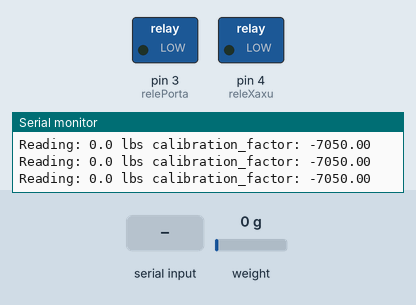
Recording of a sketch running on a simulated Arduino Uno, built with avr-gcc and run on an emulated ATmega328P. On the bench: switched loads named in the sketch (green lamp = pin HIGH), the last lines printed to the serial monitor. The inputs (shaded band) are chosen by the test bench; at power-on: weight on the scale 0 g.

Above: at 3.2 s.
3.3 s: "+" received over the second serial link
At 3.8 s:
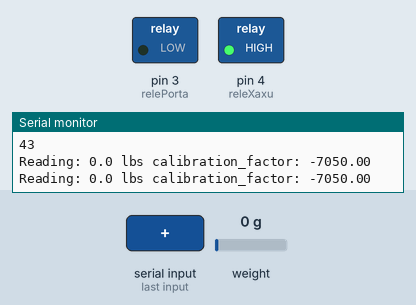
Timing chart, 0 to 6.3 s (numbered marks = the images above; inputs shaded):
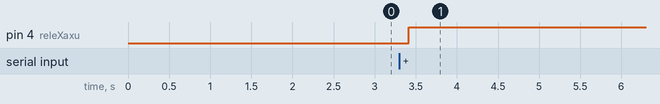

The sketch:

projeto_final.ino
```cpp
#include <RDM6300.h>


#include "HX711.h"

#include <Stepper.h>
#include <SoftwareSerial.h>
#include <SPI.h>
#include <MFRC522.h>


SoftwareSerial RFID(8, 9);


int relePorta=3;
int releXaxu=4;

int peso=0;


#define DOUT  6
#define CLK  7


HX711 scale(DOUT, CLK);

float calibration_factor = -7050; //-7050 worked for my 440lb max scale setup


void scaleSetup() {

  Serial.println("HX711 calibration sketch");
  Serial.println("Remove all weight from scale");
  Serial.println("After readings begin, place known weight on scale");
  Serial.println("Press + or a to increase calibration factor");
  Serial.println("Press - or z to decrease calibration factor");

  scale.set_scale();
  scale.tare(); //Reset the scale to 0

  long zero_factor = scale.read_average(); //Get a baseline reading
  Serial.print("Zero factor: "); //This can be used to remove the need to tare the scale. Useful in permanent scale projects.
  Serial.println(zero_factor);
}


void setup()
{

   pinMode(relePorta, OUTPUT);
    pinMode(releXaxu, OUTPUT);

  scaleSetup();


 RFID.begin(9600);
  //lcd.InitLCD(); //Intializing LCD
  Serial.begin(9600);

}


void loopScale() {

  scale.set_scale(calibration_factor); //Adjust to this calibration factor

  Serial.print("Reading: ");
  Serial.print(scale.get_units(), 1);
  Serial.print(" lbs"); //Change this to kg and re-adjust the calibration factor if you follow SI units like a sane person
  Serial.print(" calibration_factor: ");
  Serial.print(calibration_factor);
  Serial.println();

  if (Serial.available())
  {
    char temp = Serial.read();
    if (temp == '+' || temp == 'a')
      calibration_factor += 10;
    else if (temp == '-' || temp == 'z')
      calibration_factor -= 10;
  }

}

void loop(){

  loopScale();

  peso= scale.get_units();


  uint8_t c;
  while (RFID.available() > 0)
  {

    digitalWrite(releXaxu, HIGH);


    Serial.println(RFID.read());

  }


}


//void motorClose(int graus) {
//  myStepper.step(-converteGraus(graus));
//  delay(2000);
//
//}
```

Measured:
- after the input at 3.3 s, pin 4 (releXaxu): LOW → HIGH after 0.11 s
